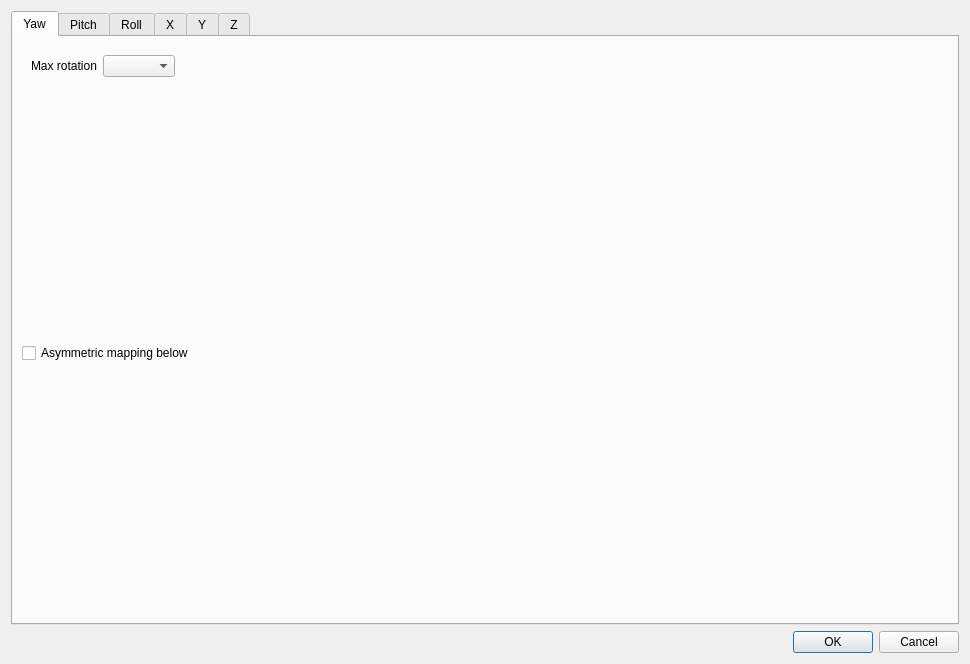
<?xml version="1.0" encoding="UTF-8"?>
<ui version="4.0">
 <class>mapping_window</class>
 <widget class="QWidget" name="mapping_window">
  <property name="geometry">
   <rect>
    <x>0</x>
    <y>0</y>
    <width>970</width>
    <height>664</height>
   </rect>
  </property>
  <property name="sizePolicy">
   <sizepolicy hsizetype="Preferred" vsizetype="Preferred">
    <horstretch>0</horstretch>
    <verstretch>0</verstretch>
   </sizepolicy>
  </property>
  <property name="minimumSize">
   <size>
    <width>970</width>
    <height>664</height>
   </size>
  </property>
  <property name="windowTitle">
   <string>Mapping properties</string>
  </property>
  <property name="windowIcon">
   <iconset>
    <normaloff>images/facetracknoir.png</normaloff>images/facetracknoir.png</iconset>
  </property>
  <property name="layoutDirection">
   <enum>Qt::LeftToRight</enum>
  </property>
  <layout class="QVBoxLayout" name="verticalLayout">
   <item>
    <widget class="QTabWidget" name="tabWidget">
     <property name="tabPosition">
      <enum>QTabWidget::North</enum>
     </property>
     <property name="currentIndex">
      <number>0</number>
     </property>
     <widget class="QWidget" name="tabWidgetPage1">
      <attribute name="title">
       <string>Yaw</string>
      </attribute>
      <layout class="QVBoxLayout" name="verticalLayout_2">
       <item>
        <widget class="QFrame" name="frame">
         <property name="sizePolicy">
          <sizepolicy hsizetype="Maximum" vsizetype="Maximum">
           <horstretch>0</horstretch>
           <verstretch>0</verstretch>
          </sizepolicy>
         </property>
         <property name="frameShape">
          <enum>QFrame::NoFrame</enum>
         </property>
         <layout class="QHBoxLayout" name="horizontalLayout">
          <item>
           <widget class="QLabel" name="label">
            <property name="sizePolicy">
             <sizepolicy hsizetype="Maximum" vsizetype="Maximum">
              <horstretch>0</horstretch>
              <verstretch>0</verstretch>
             </sizepolicy>
            </property>
            <property name="text">
             <string>Max rotation</string>
            </property>
           </widget>
          </item>
          <item>
           <widget class="QComboBox" name="max_yaw_rotation">
            <property name="sizePolicy">
             <sizepolicy hsizetype="Maximum" vsizetype="Maximum">
              <horstretch>0</horstretch>
              <verstretch>0</verstretch>
             </sizepolicy>
            </property>
           </widget>
          </item>
         </layout>
        </widget>
       </item>
       <item>
        <widget class="spline_widget" name="rxconfig" native="true">
         <property name="colorBezier" stdset="0">
          <color>
           <red>255</red>
           <green>0</green>
           <blue>0</blue>
          </color>
         </property>
         <property name="colorBackground" stdset="0">
          <color>
           <red>240</red>
           <green>240</green>
           <blue>240</blue>
          </color>
         </property>
        </widget>
       </item>
       <item>
        <widget class="QCheckBox" name="rx_altp">
         <property name="text">
          <string>Asymmetric mapping below</string>
         </property>
        </widget>
       </item>
       <item>
        <widget class="spline_widget" name="rxconfig_alt" native="true">
         <property name="colorBezier" stdset="0">
          <color>
           <red>255</red>
           <green>0</green>
           <blue>0</blue>
          </color>
         </property>
         <property name="colorBackground" stdset="0">
          <color>
           <red>255</red>
           <green>255</green>
           <blue>255</blue>
          </color>
         </property>
        </widget>
       </item>
      </layout>
     </widget>
     <widget class="QWidget" name="tabWidgetPage2">
      <attribute name="title">
       <string>Pitch</string>
      </attribute>
      <layout class="QVBoxLayout" name="verticalLayout_3">
       <item>
        <widget class="QFrame" name="frame_2">
         <property name="sizePolicy">
          <sizepolicy hsizetype="Maximum" vsizetype="Maximum">
           <horstretch>0</horstretch>
           <verstretch>0</verstretch>
          </sizepolicy>
         </property>
         <property name="frameShape">
          <enum>QFrame::NoFrame</enum>
         </property>
         <layout class="QHBoxLayout" name="horizontalLayout_2">
          <item>
           <widget class="QLabel" name="label_2">
            <property name="sizePolicy">
             <sizepolicy hsizetype="Maximum" vsizetype="Maximum">
              <horstretch>0</horstretch>
              <verstretch>0</verstretch>
             </sizepolicy>
            </property>
            <property name="text">
             <string>Max rotation</string>
            </property>
           </widget>
          </item>
          <item>
           <widget class="QComboBox" name="max_pitch_rotation">
            <property name="sizePolicy">
             <sizepolicy hsizetype="Maximum" vsizetype="Maximum">
              <horstretch>0</horstretch>
              <verstretch>0</verstretch>
             </sizepolicy>
            </property>
           </widget>
          </item>
         </layout>
        </widget>
       </item>
       <item>
        <widget class="spline_widget" name="ryconfig" native="true">
         <property name="colorBezier" stdset="0">
          <color>
           <red>0</red>
           <green>255</green>
           <blue>0</blue>
          </color>
         </property>
         <property name="colorBackground" stdset="0">
          <color>
           <red>240</red>
           <green>240</green>
           <blue>240</blue>
          </color>
         </property>
        </widget>
       </item>
       <item>
        <widget class="QCheckBox" name="ry_altp">
         <property name="text">
          <string>Asymmetric mapping below</string>
         </property>
        </widget>
       </item>
       <item>
        <widget class="spline_widget" name="ryconfig_alt" native="true">
         <property name="colorBezier" stdset="0">
          <color>
           <red>0</red>
           <green>255</green>
           <blue>0</blue>
          </color>
         </property>
         <property name="colorBackground" stdset="0">
          <color>
           <red>240</red>
           <green>240</green>
           <blue>240</blue>
          </color>
         </property>
        </widget>
       </item>
      </layout>
     </widget>
     <widget class="QWidget" name="tabWidgetPage3">
      <attribute name="title">
       <string>Roll</string>
      </attribute>
      <layout class="QVBoxLayout" name="verticalLayout_4">
       <item>
        <widget class="QFrame" name="frame_3">
         <property name="sizePolicy">
          <sizepolicy hsizetype="Maximum" vsizetype="Maximum">
           <horstretch>0</horstretch>
           <verstretch>0</verstretch>
          </sizepolicy>
         </property>
         <property name="frameShape">
          <enum>QFrame::NoFrame</enum>
         </property>
         <layout class="QHBoxLayout" name="horizontalLayout_4">
          <item>
           <widget class="QLabel" name="label_4">
            <property name="sizePolicy">
             <sizepolicy hsizetype="Maximum" vsizetype="Maximum">
              <horstretch>0</horstretch>
              <verstretch>0</verstretch>
             </sizepolicy>
            </property>
            <property name="text">
             <string>Max rotation</string>
            </property>
           </widget>
          </item>
          <item>
           <widget class="QComboBox" name="max_roll_rotation">
            <property name="sizePolicy">
             <sizepolicy hsizetype="Maximum" vsizetype="Maximum">
              <horstretch>0</horstretch>
              <verstretch>0</verstretch>
             </sizepolicy>
            </property>
           </widget>
          </item>
         </layout>
        </widget>
       </item>
       <item>
        <widget class="spline_widget" name="rzconfig" native="true">
         <property name="colorBezier" stdset="0">
          <color>
           <red>0</red>
           <green>0</green>
           <blue>255</blue>
          </color>
         </property>
         <property name="colorBackground" stdset="0">
          <color>
           <red>240</red>
           <green>240</green>
           <blue>240</blue>
          </color>
         </property>
        </widget>
       </item>
       <item>
        <widget class="QCheckBox" name="rz_altp">
         <property name="text">
          <string>Asymmetric mapping below</string>
         </property>
        </widget>
       </item>
       <item>
        <widget class="spline_widget" name="rzconfig_alt" native="true">
         <property name="colorBezier" stdset="0">
          <color>
           <red>0</red>
           <green>0</green>
           <blue>255</blue>
          </color>
         </property>
         <property name="colorBackground" stdset="0">
          <color>
           <red>240</red>
           <green>240</green>
           <blue>240</blue>
          </color>
         </property>
        </widget>
       </item>
      </layout>
      <zorder>rzconfig</zorder>
      <zorder>rz_altp</zorder>
      <zorder>rzconfig_alt</zorder>
      <zorder>frame_3</zorder>
     </widget>
     <widget class="QWidget" name="tabWidgetPage4">
      <attribute name="title">
       <string>X</string>
      </attribute>
      <layout class="QVBoxLayout" name="verticalLayout_5">
       <item>
        <widget class="QFrame" name="frame444">
         <property name="sizePolicy">
          <sizepolicy hsizetype="Maximum" vsizetype="Maximum">
           <horstretch>0</horstretch>
           <verstretch>0</verstretch>
          </sizepolicy>
         </property>
         <property name="frameShape">
          <enum>QFrame::NoFrame</enum>
         </property>
         <layout class="QHBoxLayout" name="horizontalLayout444">
          <item>
           <widget class="QLabel" name="label">
            <property name="sizePolicy">
             <sizepolicy hsizetype="Maximum" vsizetype="Maximum">
              <horstretch>0</horstretch>
              <verstretch>0</verstretch>
             </sizepolicy>
            </property>
            <property name="text">
             <string>Max translation</string>
            </property>
           </widget>
          </item>
          <item>
           <widget class="QComboBox" name="max_x_translation">
            <property name="sizePolicy">
             <sizepolicy hsizetype="Maximum" vsizetype="Maximum">
              <horstretch>0</horstretch>
              <verstretch>0</verstretch>
             </sizepolicy>
            </property>
           </widget>
          </item>
         </layout>
        </widget>
       </item>
       <item>
        <widget class="spline_widget" name="txconfig" native="true">
         <property name="colorBezier" stdset="0">
          <color>
           <red>255</red>
           <green>0</green>
           <blue>255</blue>
          </color>
         </property>
         <property name="colorBackground" stdset="0">
          <color>
           <red>240</red>
           <green>240</green>
           <blue>240</blue>
          </color>
         </property>
        </widget>
       </item>
       <item>
        <widget class="QCheckBox" name="tx_altp">
         <property name="text">
          <string>Asymmetric mapping below</string>
         </property>
        </widget>
       </item>
       <item>
        <widget class="spline_widget" name="txconfig_alt" native="true">
         <property name="colorBezier" stdset="0">
          <color>
           <red>255</red>
           <green>0</green>
           <blue>255</blue>
          </color>
         </property>
         <property name="colorBackground" stdset="0">
          <color>
           <red>240</red>
           <green>240</green>
           <blue>240</blue>
          </color>
         </property>
        </widget>
       </item>
      </layout>
     </widget>
     <widget class="QWidget" name="tabWidgetPage5">
      <attribute name="title">
       <string>Y</string>
      </attribute>
      <layout class="QVBoxLayout" name="verticalLayout_6">
       <item>
        <widget class="QFrame" name="frame555">
         <property name="sizePolicy">
          <sizepolicy hsizetype="Maximum" vsizetype="Maximum">
           <horstretch>0</horstretch>
           <verstretch>0</verstretch>
          </sizepolicy>
         </property>
         <property name="frameShape">
          <enum>QFrame::NoFrame</enum>
         </property>
         <layout class="QHBoxLayout" name="horizontalLayout555">
          <item>
           <widget class="QLabel" name="label">
            <property name="sizePolicy">
             <sizepolicy hsizetype="Maximum" vsizetype="Maximum">
              <horstretch>0</horstretch>
              <verstretch>0</verstretch>
             </sizepolicy>
            </property>
            <property name="text">
             <string>Max translation</string>
            </property>
           </widget>
          </item>
          <item>
           <widget class="QComboBox" name="max_y_translation">
            <property name="sizePolicy">
             <sizepolicy hsizetype="Maximum" vsizetype="Maximum">
              <horstretch>0</horstretch>
              <verstretch>0</verstretch>
             </sizepolicy>
            </property>
           </widget>
          </item>
         </layout>
        </widget>
       </item>
       <item>
        <widget class="spline_widget" name="tyconfig" native="true">
         <property name="colorBezier" stdset="0">
          <color>
           <red>255</red>
           <green>255</green>
           <blue>0</blue>
          </color>
         </property>
         <property name="colorBackground" stdset="0">
          <color>
           <red>240</red>
           <green>240</green>
           <blue>240</blue>
          </color>
         </property>
        </widget>
       </item>
       <item>
        <widget class="QCheckBox" name="ty_altp">
         <property name="text">
          <string>Asymmetric mapping below</string>
         </property>
        </widget>
       </item>
       <item>
        <widget class="spline_widget" name="tyconfig_alt" native="true">
         <property name="colorBezier" stdset="0">
          <color>
           <red>255</red>
           <green>255</green>
           <blue>0</blue>
          </color>
         </property>
         <property name="colorBackground" stdset="0">
          <color>
           <red>240</red>
           <green>240</green>
           <blue>240</blue>
          </color>
         </property>
        </widget>
       </item>
      </layout>
     </widget>
     <widget class="QWidget" name="tabWidgetPage6">
      <attribute name="title">
       <string>Z</string>
      </attribute>
      <layout class="QVBoxLayout" name="verticalLayout_7">
       <item>
        <widget class="QFrame" name="frame666">
         <property name="sizePolicy">
          <sizepolicy hsizetype="Maximum" vsizetype="Maximum">
           <horstretch>0</horstretch>
           <verstretch>0</verstretch>
          </sizepolicy>
         </property>
         <property name="frameShape">
          <enum>QFrame::NoFrame</enum>
         </property>
         <layout class="QHBoxLayout" name="horizontalLayout666">
          <item>
           <widget class="QLabel" name="label">
            <property name="sizePolicy">
             <sizepolicy hsizetype="Maximum" vsizetype="Maximum">
              <horstretch>0</horstretch>
              <verstretch>0</verstretch>
             </sizepolicy>
            </property>
            <property name="text">
             <string>Max translation</string>
            </property>
           </widget>
          </item>
          <item>
           <widget class="QComboBox" name="max_z_translation">
            <property name="sizePolicy">
             <sizepolicy hsizetype="Maximum" vsizetype="Maximum">
              <horstretch>0</horstretch>
              <verstretch>0</verstretch>
             </sizepolicy>
            </property>
           </widget>
          </item>
         </layout>
        </widget>
       </item>
       <item>
        <widget class="spline_widget" name="tzconfig" native="true">
         <property name="colorBezier" stdset="0">
          <color>
           <red>0</red>
           <green>255</green>
           <blue>255</blue>
          </color>
         </property>
         <property name="colorBackground" stdset="0">
          <color>
           <red>240</red>
           <green>240</green>
           <blue>240</blue>
          </color>
         </property>
        </widget>
       </item>
       <item>
        <widget class="QCheckBox" name="tz_altp">
         <property name="text">
          <string>Asymmetric mapping below</string>
         </property>
        </widget>
       </item>
       <item>
        <widget class="spline_widget" name="tzconfig_alt" native="true">
         <property name="colorBezier" stdset="0">
          <color>
           <red>0</red>
           <green>255</green>
           <blue>255</blue>
          </color>
         </property>
         <property name="colorBackground" stdset="0">
          <color>
           <red>240</red>
           <green>240</green>
           <blue>240</blue>
          </color>
         </property>
        </widget>
       </item>
      </layout>
     </widget>
    </widget>
   </item>
   <item>
    <widget class="QDialogButtonBox" name="buttonBox">
     <property name="standardButtons">
      <set>QDialogButtonBox::Cancel|QDialogButtonBox::Ok</set>
     </property>
    </widget>
   </item>
  </layout>
 </widget>
 <customwidgets>
  <customwidget>
   <class>spline_widget</class>
   <extends>QWidget</extends>
   <header>spline-widget/spline-widget.hpp</header>
  </customwidget>
 </customwidgets>
 <tabstops>
  <tabstop>tabWidget</tabstop>
  <tabstop>rx_altp</tabstop>
  <tabstop>ry_altp</tabstop>
  <tabstop>rz_altp</tabstop>
  <tabstop>tx_altp</tabstop>
  <tabstop>ty_altp</tabstop>
  <tabstop>tz_altp</tabstop>
 </tabstops>
 <resources/>
 <connections/>
 <slots>
  <slot>startEngineClicked()</slot>
  <slot>stopEngineClicked()</slot>
  <slot>cameraSettingsClicked()</slot>
 </slots>
</ui>
